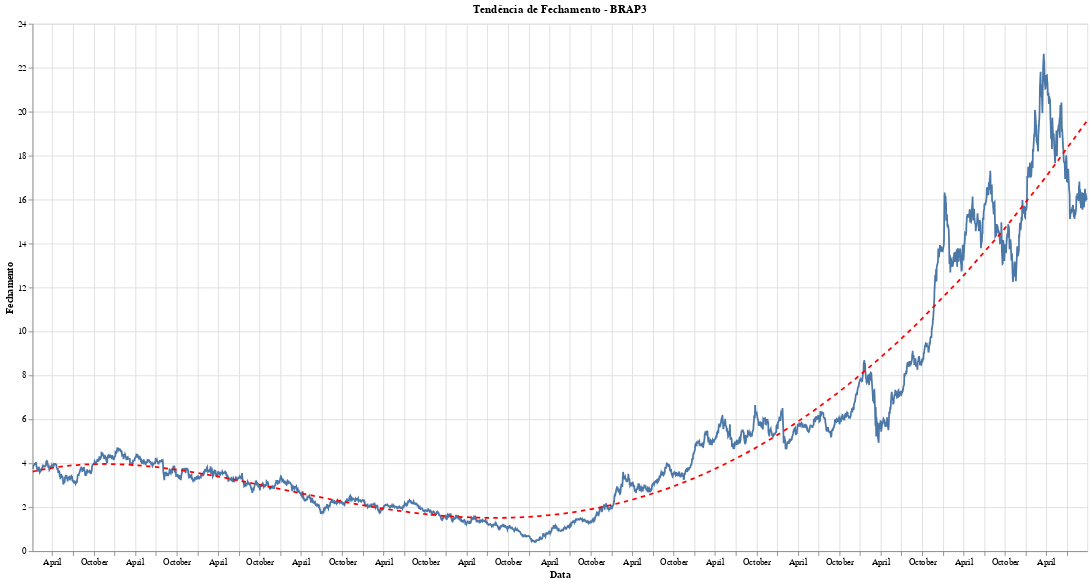

This figure's notebook cell:
### Code cell
import altair as alt

df_closestock = assets_df.copy()

df_closestock['Date'] = pd.to_datetime(df_closestock['Date'])

# lista com o nome das ações
ls_acoes = list(df_closestock.columns[1:])

ls_acoes

# Escolher uma ação específica
acao_escolhida = ls_acoes[10]

def plot_chart(df, acao):
    # Criar gráfico da série original
    linha_original = alt.Chart(df).mark_line().encode(
        x=alt.X('Date:T', title='Data'),
        y=alt.Y(f'{acao}:Q', title='Fechamento'),
        tooltip=[alt.Tooltip('Date:T', title='Data'), alt.Tooltip(f'{acao}:Q', title='Preço')]
    ).properties(
        title=f'Tendência de Fechamento - {acao}',
        width=1200,
        height=600
    )

    # Adicionar linha de tendência usando transform_regression
    linha_tendencia = alt.Chart(df).transform_regression(
        'Date', acao, method='poly', order=5
    ).mark_line(color='red', strokeDash=[5, 5]).encode(
        x='Date:T',
        y=f'{acao}:Q'
    )

    # Combinar os gráficos
    chart = (linha_original + linha_tendencia).interactive()

    chart.show()

plot_chart(df_closestock, acao_escolhida)

### Figure 1 — Vega-Lite specification as saved in the notebook (floating-point values rounded to 4 significant figures; data arrays with more than 128 entries replaced by an {"elided": "..."} marker saying what was removed)
{"config": {"view": {"continuousWidth": 300, "continuousHeight": 300}}, "layer": [{"mark": {"type": "line"}, "encoding": {"tooltip": [{"field": "Date", "title": "Data", "type": "temporal"}, {"field": "BRAP3", "title": "Preço", "type": "quantitative"}], "x": {"field": "Date", "title": "Data", "type": "temporal"}, "y": {"field": "BRAP3", "title": "Fechamento", "type": "quantitative"}}, "name": "view_1", "title": "Tendência de Fechamento - BRAP3"}, {"mark": {"type": "line", "color": "red", "strokeDash": [5, 5]}, "encoding": {"x": {"field": "Date", "type": "temporal"}, "y": {"field": "BRAP3", "type": "quantitative"}}, "transform": [{"on": "Date", "regression": "BRAP3", "method": "poly", "order": 5}]}], "data": {"name": "data-5161e6ab2de9da7f150e23b480d83e57"}, "height": 600, "params": [{"name": "param_1", "select": {"type": "interval", "encodings": ["x", "y"]}, "bind": "scales", "views": ["view_1"]}], "width": 1200, "$schema": "https://vega.github.io/schema/vega-lite/v5.20.1.json", "datasets": {"data-5161e6ab2de9da7f150e23b480d83e57": {"elided": "3163 records"}}}
